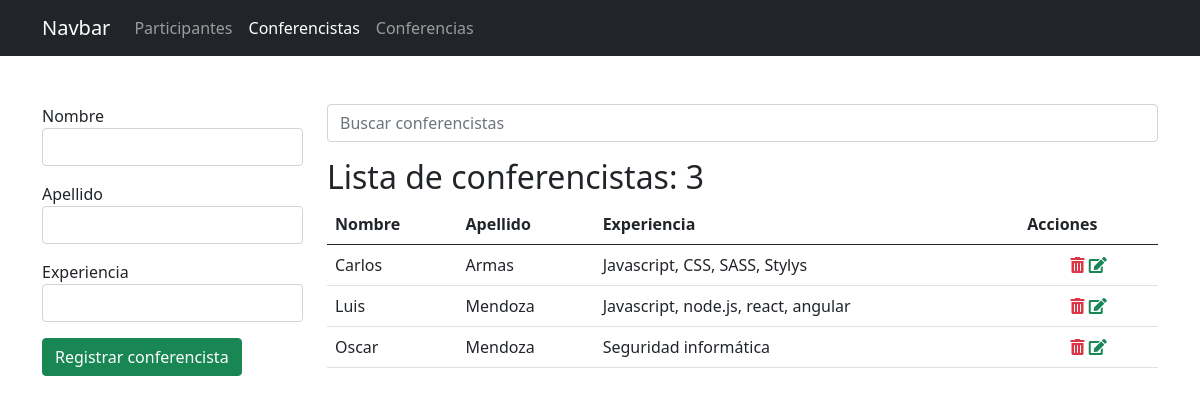
The app's page /conferencistas/ with its own data.
### app_registro/models.py (models this page shows, shortened)
class Conferencista(models.Model):
    nombre = models.CharField(max_length=30)
    apellido = models.CharField(max_length=30)
    experiencia = models.TextField()

### app_registro/views.py (the view, shortened to what this page needs)
# urls.py: path('conferencistas/', views.conferencistas, name="conferencistas"),
def conferencistas(request):
    activo = 'conferencistas'
    q = request.GET.get('q')
    if q:
        data = Conferencista.objects.filter(nombre__startswith=q).order_by('nombre')
        '''
            select *
            from conferencistas
            where nombre like 'n%'
        '''
    else:
        data = Conferencista.objects.all().order_by('nombre')
    ctx = {
        'activo': activo,
        'conferencistas': data,
        'q': q
    }
    return render(request, 'registro/conferencistas.html', ctx)

### app_registro/templates/registro/conferencistas.html (shortened to what this page needs)
{% extends "base.html" %}
{% block container %}
    <div class="row">
        <div class="col-3">
            <form action="{% url 'conferencistas' %}" method="post">
                <div class="mb-3">
                    <label for="nombre">Nombre</label>
                    <input type="text" value="{{ p.nombre }}" name="nombre" id="nombre" class="form-control" required autofocus>
                </div>
                <div class="mb-3">
                    <label for="apellido">Apellido</label>
                    <input type="text" value="{{ p.apellido }}" name="apellido" id="apellido" class="form-control" required>
                </div>
                <div class="mb-3">
                    <label for="experiencia">Experiencia</label>
                    <input type="text" value="{{ p.experiencia }}" name="experiencia" id="experiencia" class="form-control" required>
                </div>
                <div class="mb-3">
                    <input type="submit" class="btn btn-success" value="Registrar conferencista">
                </div>
            </form>
        </div>
        <div class="col-9">
            <form action="" method="get">
                <input type="search" name="q" value="{{ q|default_if_none:'' }}" class="form-control" placeholder="Buscar conferencistas">
            </form>
            <h2 class="mt-3">Lista de conferencistas: {{ conferencistas.count }}</h2>
            <table class="table table-hover">
                <thead>
                    <tr>
                        <th>Nombre</th>
                        <th>Apellido</th>
                        <th>Experiencia</th>
                        <th>Acciones</th>
                    </tr>
                </thead>
                <tbody>
                    {% for p in conferencistas %}
                    <tr>
                        <td>{{ p.nombre }}</td>
                        <td>{{ p.apellido }}</td>
                        <td>{{ p.experiencia }}</td>
                        <td class="text-center">
                            <a onclick="if (!confirm('Confirme la eliminacion')) return false;" href="{% url 'eliminar_conferencistas' p.id %}" class="text-danger"><span class="fas fa-trash-alt"></span></a>
                            <a class="text-success"><span class="fas fa-edit"></span></a>
                        </td>
                    </tr>
                    {% empty %}
                    <tr>
                        <td colspan="5" class="text-danger text-center">No se encontraron resultados</td>
                    </tr>
                    {% endfor %}
                </tbody>
            </table>
        </div>
    </div>
{% endblock %}

### global_templates/base.html (shortened to what this page needs)
<!DOCTYPE html>
<html lang="en">
<head>
    <link href="https://cdn.jsdelivr.net/npm/bootstrap@5.0.1/dist/css/bootstrap.min.css" rel="stylesheet">
    <link href="https://pro.fontawesome.com/releases/v5.10.0/css/all.css" rel="stylesheet"/>
</head>
<body>
    <nav class="navbar navbar-expand-lg navbar-dark bg-dark">
        <div class="container">
            <a class="navbar-brand" href="/">Navbar</a>
            <div class="collapse navbar-collapse" id="navbarNavAltMarkup">
            <div class="navbar-nav">
                <a class="nav-link {% if activo == 'participantes' %}active{% endif %}" href="{% url 'participantes' %}">Participantes</a>
                <a class="nav-link {% if activo == 'conferencistas' %}active{% endif %}" href="{% url 'conferencistas' %}">Conferencistas</a>
                <a class="nav-link {% if activo == 'conferencias' %}active{% endif %}" href="#">Conferencias</a>
            </div>
            </div>
        </div>
    </nav>
    <div class="container mt-5">
        {% block container %}{% endblock %}
    </div>
</body>
</html>

### records on screen
Conferencista: nombre "Carlos", apellido "Armas", experiencia "Javascript, CSS, SASS, Stylys"
Conferencista: nombre "Luis", apellido "Mendoza", experiencia "Javascript, node.js, react, angular"
Conferencista: nombre "Oscar", apellido "Mendoza", experiencia "Seguridad informática"

### other values on screen
{{ conferencistas.count }} "3"
